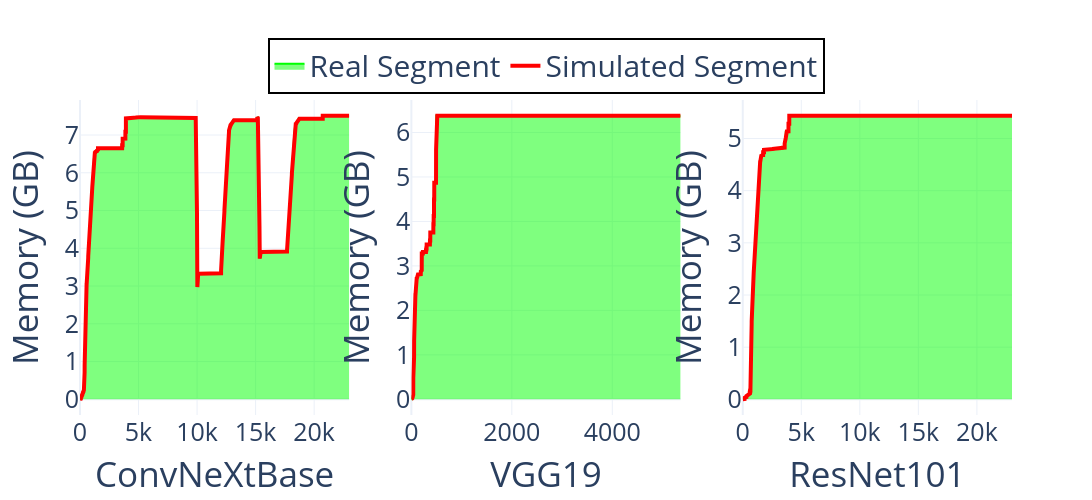

Write notebook code for a chart like this one.
### Markdown cell above
# CUDACachingAllocator Simulator Assessment Result

### Code cell
fig = e_plot.plot_assessment_result_between_snapshot_and_simulation(
    title="Design-Comparison of Memory Allocation between Snapshot and Simulation",
    data_dir=simulator_assessment_dir,
    image_size=(1500, 500),
    font_size=35,
    legend_font_size=30,
    tickfont_size=25,
    view_mode=view_mode
)
fig.show()

### Figure 1 — Plotly figure (JSON) as saved in the notebook; plotly's stock layout.template omitted (floating-point values rounded to 4 significant figures; data arrays with more than 128 entries replaced by an {"elided": "..."} marker saying what was removed)
{"data": [{"fill": "tozeroy", "line": {"color": "Lime"}, "mode": "lines", "name": "Real Segment", "showlegend": true, "type": "scatter", "xaxis": "x", "y": {"elided": "23000 float values"}, "yaxis": "y"}, {"line": {"color": "Red", "width": 4}, "mode": "lines", "name": "Simulated Segment", "showlegend": true, "type": "scatter", "xaxis": "x", "y": {"elided": "23000 float values"}, "yaxis": "y"}, {"fill": "tozeroy", "line": {"color": "Lime"}, "mode": "lines", "name": "Real Segment", "showlegend": false, "type": "scatter", "xaxis": "x2", "y": {"elided": "5362 float values"}, "yaxis": "y2"}, {"line": {"color": "Red", "width": 4}, "mode": "lines", "name": "Simulated Segment", "showlegend": false, "type": "scatter", "xaxis": "x2", "y": {"elided": "5362 float values"}, "yaxis": "y2"}, {"fill": "tozeroy", "line": {"color": "Lime"}, "mode": "lines", "name": "Real Segment", "showlegend": false, "type": "scatter", "xaxis": "x3", "y": {"elided": "23000 float values"}, "yaxis": "y3"}, {"line": {"color": "Red", "width": 4}, "mode": "lines", "name": "Simulated Segment", "showlegend": false, "type": "scatter", "xaxis": "x3", "y": {"elided": "23000 float values"}, "yaxis": "y3"}], "layout": {"height": 500, "legend": {"bgcolor": "rgba(255,255,255,0.5)", "bordercolor": "Black", "borderwidth": 2, "font": {"size": 30}, "orientation": "h", "x": 0.5, "xanchor": "center", "y": 1.02, "yanchor": "bottom"}, "showlegend": true, "width": 1500, "xaxis": {"anchor": "y", "domain": [0.0, 0.2889], "tickfont": {"size": 25}, "title": {"font": {"size": 35}, "text": "ConvNeXtBase"}}, "xaxis2": {"anchor": "y2", "domain": [0.3556, 0.6444], "tickfont": {"size": 25}, "title": {"font": {"size": 35}, "text": "VGG19"}}, "xaxis3": {"anchor": "y3", "domain": [0.7111, 1.0], "tickfont": {"size": 25}, "title": {"font": {"size": 35}, "text": "ResNet101"}}, "yaxis": {"anchor": "x", "domain": [0.0, 1.0], "tickfont": {"size": 25}, "title": {"font": {"size": 35}, "text": "Memory (GB)"}}, "yaxis2": {"anchor": "x2", "domain": [0.0, 1.0], "tickfont": {"size": 25}, "title": {"font": {"size": 35}, "text": "Memory (GB)"}}, "yaxis3": {"anchor": "x3", "domain": [0.0, 1.0], "tickfont": {"size": 25}, "title": {"font": {"size": 35}, "text": "Memory (GB)"}}}}
